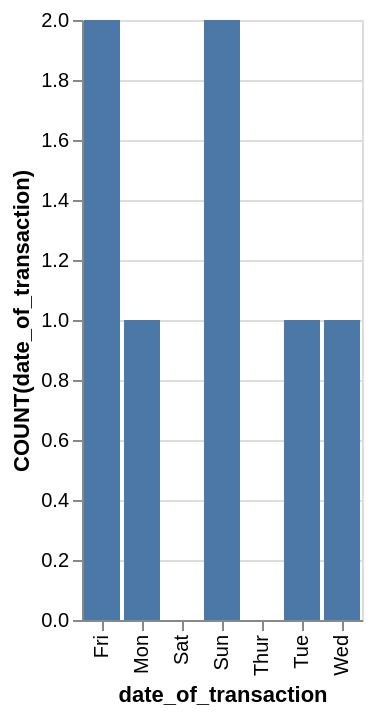

Vega-Lite specification for this chart:
### Vega-Lite specification from a JSON file in a GitHub repository (floating-point values rounded to 4 significant figures)
{"data": {"values": [{"x_data": "Mon", "y_data": 1}, {"x_data": "Tue", "y_data": 1}, {"x_data": "Wed", "y_data": 1}, {"x_data": "Thur", "y_data": 0}, {"x_data": "Fri", "y_data": 2}, {"x_data": "Sat", "y_data": 0}, {"x_data": "Sun", "y_data": 2}]}, "mark": "bar", "encoding": {"x": {"field": "x_data", "type": "nominal", "title": "date_of_transaction", "sort": "ascending"}, "y": {"field": "y_data", "type": "quantitative", "title": "COUNT(date_of_transaction)"}}}
